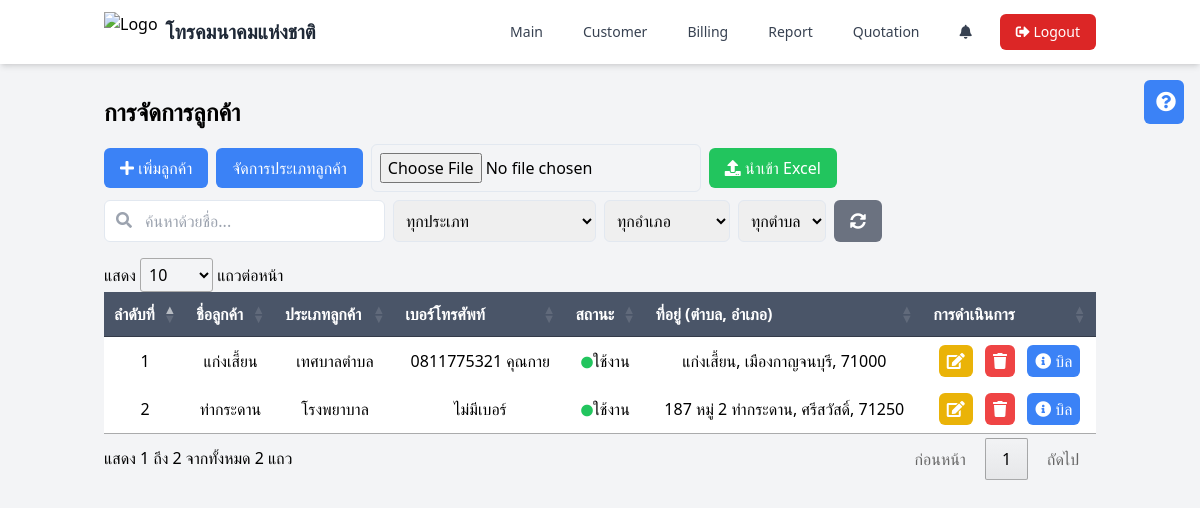
/page/customer.php (signed in), run on the app's committed database.
### tables this page shows
CREATE TABLE `customers` (
  `id_customer` int(11) NOT NULL,
  `name_customer` varchar(100) DEFAULT NULL,
  `phone_customer` varchar(50) DEFAULT NULL,
  `status_customer` enum('ใช้งาน','ไม่ได้ใช้งาน') DEFAULT NULL,
  `id_address` int(11) DEFAULT NULL,
  `create_at` datetime DEFAULT NULL,
  `update_at` datetime DEFAULT NULL,
  `id_customer_type` int(11) DEFAULT NULL
);

CREATE TABLE `customer_types` (
  `id_customer_type` int(11) NOT NULL,
  `type_customer` varchar(255) NOT NULL
);

CREATE TABLE `tambons` (
  `id_tambons` int(11) NOT NULL,
  `zip_code` int(11) NOT NULL,
  `name_tambons` varchar(150) NOT NULL,
  `id_amphures` int(11) NOT NULL
);

CREATE TABLE `amphures` (
  `id_amphures` int(11) NOT NULL,
  `name_amphures` varchar(150) NOT NULL
);

CREATE TABLE `address` (
  `id_address` int(11) NOT NULL,
  `info_address` text DEFAULT NULL,
  `id_amphures` int(11) DEFAULT NULL,
  `id_tambons` int(11) DEFAULT NULL
);

### page/customer.php (the view, shortened to what this page needs)
<?php
require_once  '../function/functions.php';
$customers = $conn->query("
    SELECT c.*, a.info_address, t.name_tambons, am.name_amphures, t.zip_code, ct.type_customer
    FROM customers c
    JOIN address a ON c.id_address = a.id_address
    JOIN tambons t ON a.id_tambons = t.id_tambons
    JOIN amphures am ON a.id_amphures = am.id_amphures
    JOIN customer_types ct ON c.id_customer_type = ct.id_customer_type
")->fetch_all(MYSQLI_ASSOC);
?>
<!DOCTYPE html>
<html lang="th">
<head>
    <script src="https://cdn.tailwindcss.com"></script>
    <link rel="stylesheet" href="https://cdnjs.cloudflare.com/ajax/libs/font-awesome/5.15.4/css/all.min.css">
    <link rel="stylesheet" type="text/css" href="https://cdn.datatables.net/1.11.5/css/jquery.dataTables.css">
</head>
<body class="bg-gray-100">
    <?php include './components/navbar.php'; ?>
    <button id="manualButton" class="fixed right-4 top-20 bg-blue-500 text-white px-3 py-2 rounded-md z-50 flex items-center group transition-all duration-300 w-10 hover:w-24 overflow-hidden">
        <i class="fas fa-question-circle text-xl"></i>
    </button>
    <div class="container mx-auto px-4 py-8">
        <h1 class="text-2xl font-bold mb-4">การจัดการลูกค้า</h1>
        <div class="flex flex-wrap items-center justify-between mb-4">
            <div class="flex flex-wrap items-center gap-2">
                <button onclick="openModal()" class="bg-blue-500 text-white px-4 py-2 rounded-md">
                    <i class="fas fa-plus"></i> เพิ่มลูกค้า
                </button>
                <button onclick="window.location.href='type_customer.php'" class="bg-blue-500 text-white px-4 py-2 rounded-md">
                    จัดการประเภทลูกค้า
                </button>
                <form id="uploadForm" enctype="multipart/form-data" class="flex items-center gap-2">
                    <input type="file" name="excelFile" id="excelFile" accept=".xls, .xlsx" class="border p-2 rounded-md">
                    <button type="submit" class="bg-green-500 text-white px-4 py-2 rounded-md">
                        <i class="fas fa-upload"></i> นำเข้า Excel
                    </button>
                </form>
            </div>
            <div class="flex flex-wrap gap-2">
                <div class="relative">
                    <input type="text" id="searchName" placeholder="ค้นหาด้วยชื่อ..." class="border p-2 rounded-md pl-10">
                    <i class="fas fa-search absolute left-3 top-3 text-gray-400"></i>
                </div>
                <select id="searchType" class="border p-2 rounded-md">
                    <option value="">ทุกประเภท</option>
                </select>
                <select id="searchAmphure" class="border p-2 rounded-md">
                    <option value="">ทุกอำเภอ</option>
                </select>
                <select id="searchTambon" class="border p-2 rounded-md">
                    <option value="">ทุกตำบล</option>
                </select>
                <button onclick="resetSearch()" class="bg-gray-500 text-white px-4 py-2 rounded-md">
                    <i class="fas fa-sync-alt"></i>
                </button>
            </div>
        </div>
        <table id="customerTable" class="   ">
            <thead>
                <tr>
                    <th class="py-2">ลำดับที่</th>
                    <th class="py-2">ชื่อลูกค้า</th>
                    <th class="py-2">ประเภทลูกค้า</th>
                    <th class="py-2">เบอร์โทรศัพท์</th>
                    <th class="py-2">สถานะ</th>
                    <th class="py-2">ที่อยู่ (ตำบล, อำเภอ)</th>
                    <th class="py-2">การดำเนินการ</th>
                </tr>
            </thead>
            <tbody>
                <?php foreach ($customers as $customer): ?>
                    <tr>
                        <td class="py-2 text-center"></td>
                        <td class="py-2 text-center"><?= $customer['name_customer'] ?></td>
                        <td class="py-2 text-center"><?= $customer['type_customer'] ?></td>
                        <td class="py-2 text-center">
                            <?= empty($customer['phone_customer']) ? 'ไม่มีเบอร์' : $customer['phone_customer'] ?>
                        </td>
                        <td class="py-2 text-center">
                            <?php if ($customer['status_customer'] === 'ใช้งาน'): ?>
                                <i class="fas fa-circle text-green-500"></i><?= $customer['status_customer'] ?>
                            <?php else: ?>
                                <i class="fas fa-circle text-red-500"></i><?= $customer['status_customer'] ?>
                            <?php endif; ?>
                        </td>
                        <td class="py-2 text-center">
                            <?= $customer['info_address'] ?> <?= $customer['name_tambons'] ?>, <?= $customer['name_amphures'] ?>, <?= $customer['zip_code'] ?>
                        </td>
                        <td class="py-2 text-center">
                            <button onclick="editCustomer(<?= $customer['id_customer'] ?>)" class="bg-yellow-500 text-white px-2 py-1 rounded-md">
                                <i class="fas fa-edit"></i>
                            </button>
                            <button onclick="deleteCustomer(<?= $customer['id_customer'] ?>)" class="bg-red-500 text-white px-2 py-1 rounded-md ml-2">
                                <i class="fas fa-trash"></i>
                            </button>
                            <form action="bill.php" method="POST" style="display: inline;">
                                <button type="submit" class="bg-blue-500 text-white px-2 py-1 rounded-md ml-2">
                                    <i class="fas fa-info-circle"></i> บิล
                                </button>
                            </form>
                        </td>
                    </tr>
                <?php endforeach; ?>
            </tbody>
        </table>
    </div>
</body>
</html>

### page/components/navbar.php (shortened to what this page needs)
<nav class="bg-white shadow-md sticky-nav">
    <div class="container mx-auto px-4">
        <div class="flex justify-between items-center h-16">
            <div class="flex items-center">
                <img src="https://lh5.googleusercontent.com/proxy/dFSvkaJ3s6GRq3Idd5YLpPVIKmOewgsaR0OrEg0-yXWnQO-HME3H4Yg8kRtfKPwD0UiIsObjAobdvx3bicht"
                    alt="Logo"
                    class="h-10 w-auto">
                <a href="#" class="ml-2 text-xl font-semibold text-gray-800">โทรคมนาคมแห่งชาติ</a>
            </div>
            <div class="hidden md:flex items-center space-x-4">
                <a href="index.php" class="text-gray-700 hover:text-blue-600 px-3 py-2 rounded-md text-sm font-medium transition duration-300">Main</a>
                <a href="customer.php" class="text-gray-700 hover:text-blue-600 px-3 py-2 rounded-md text-sm font-medium transition duration-300">Customer</a>
                <a href="bill.php" class="text-gray-700 hover:text-blue-600 px-3 py-2 rounded-md text-sm font-medium transition duration-300">Billing</a>
                <a href="report.php" class="text-gray-700 hover:text-blue-600 px-3 py-2 rounded-md text-sm font-medium transition duration-300">Report</a>
                <a href="quotation.php" class="text-gray-700 hover:text-blue-600 px-3 py-2 rounded-md text-sm font-medium transition duration-300">Quotation</a>
                <div class="relative">
                    <div class="text-gray-700 hover:text-blue-600 px-3 py-2 rounded-md text-sm font-medium transition duration-300 relative cursor-pointer">
                        <i class="fas fa-bell"></i>
                    </div>
                </div>
                <a href="logout.php" class="bg-red-600 hover:bg-red-700 text-white px-4 py-2 rounded-md text-sm font-medium transition duration-300">
                    <i class="fas fa-sign-out-alt"></i> Logout
                </a>
            </div>
        </div>
    </div>
</nav>

### page/customer.php (style rules this page uses)
.flex-wrap { gap: 0.5rem; }
.rounded-md { border-radius: 0.375rem; }
#customerTable thead th { background-color: #4a5568; color: white; }
#customerTable tbody tr { background-color:rgb(255, 255, 255); }
.fa-circle { font-size: 12px; }

### page/components/navbar.php (style rules this page uses)
.sticky-nav { position: sticky; top: 0; z-index: 1000; }

### data on the page
customers: name_customer "แก่งเสี้ยน", id_customer_type.type_customer "เทศบาลตำบล", phone_customer "0811775321 คุณกาย", status_customer "ใช้งาน", tambons.name_tambons "แก่งเสี้ยน", amphures.name_amphures "เมืองกาญจนบุรี", tambons.zip_code "71000"
customers: name_customer "ท่ากระดาน", id_customer_type.type_customer "โรงพยาบาล", phone_customer "ไม่มีเบอร์", status_customer "ใช้งาน", id_address.info_address "187 หมู่ 2", tambons.name_tambons "ท่ากระดาน", amphures.name_amphures "ศรีสวัสดิ์", tambons.zip_code "71250"
